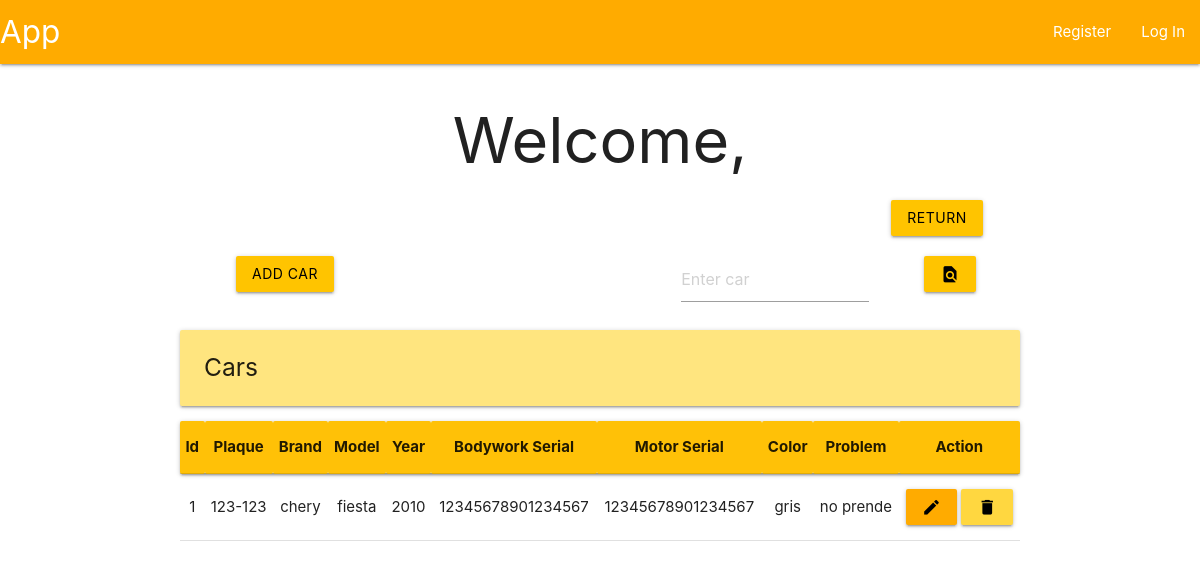
Page /clients/details (signed in) on the committed database.
### tables this page shows
CREATE TABLE cars (
    id INTEGER PRIMARY KEY AUTOINCREMENT,
    ownerId INTEGER NOT NULL,
    plaque TEXT NOT NULL,
    brand TEXT NOT NULL,
    model TEXT NOT NULL,
    year INTEGER NOT NULL,
    bodyWorkSerial TEXT NOT NULL,
    motorSerial TEXT NOT NULL,
    color TEXT NOT NULL,
    problem TEXT NOT NULL,

    FOREIGN KEY (ownerId) REFERENCES clients(id)
);

### app/clientView.py (the view, shortened to what this page needs)
@bp.route('/details', methods=('POST', 'GET'))
def clientDetail():
    db = get_db()
    clientId = session['client_id']
    flag = False
    if not flag:
        cars = db.execute("SELECT * FROM cars WHERE ownerId = ?", (clientId)).fetchall()
    return render_template('index/analist/clientDetail.html', cars=cars)

### app/auth.py (called while the page is built)
@bp.before_app_request
def load_logged_in_user():
    user_id = session.get('user_id')
    if user_id is None:
        g.user = None
    else:
        g.user = get_db().execute(
            "SELECT * FROM user WHERE id = ?",
            (user_id,)
        ).fetchone()

### app/db.py (called while the page is built)
def get_db():
    if 'db' not in g:
        g.db = sqlite3.connect(
            current_app.config['DATABASE'],
            detect_types = sqlite3.PARSE_DECLTYPES
        )
        g.db.row_factory = sqlite3.Row
    return g.db

### app/templates/index/analist/clientDetail.html
{% extends 'base.html' %}
{% block header %}
    <h1>{%block title %}Welcome, {{ g.user['username']}}{% endblock %}</h1>
{% endblock %}
{% block content %}
<div class="row">
    <form method="POST">
        <div class="col s1 offset-s10">
            <button class="btn amber accent-3 black-text" type="submit" name="return">Return</button>
        </div>
    </form>
</div>
<div class="row">
    <form method="POST">
        <div class="col s3">
            <button class="btn amber accent-3 black-text" name="add">Add car</button>
        </div>
    </form>
    <form method="POST">
      <div class="col s3 offset-s4">
        <input placeholder="Enter car" name="find">
      </div>
      <div class="col s2">
        <button class="btn amber accent-3 black-text" type="submit" value="Find logs">
            <i class="material-icons">find_in_page</i>
        </button>
      </div>
    </form>
</div>
<div class="left-align">
    <h5 class="card-panel amber accent-1">Cars</h5>
</div>
<table class="centered">
    <thead class="card-panel amber acent-1">
        <tr>
            <th>Id</th>
            <th>Plaque</th>
            <th>Brand</th>
            <th>Model</th>
            <th>Year</th>
            <th>Bodywork Serial</th>
            <th>Motor Serial</th>
            <th>Color</th>
            <th>Problem</th>
            <th>Action</th>
        </tr>
    </thead>
    <tbody>
        {% for car in cars %}
        <tr>
            <td>{{ car['id'] }}</td>
            <td>{{ car['plaque'] }}</td>
            <td>{{ car['brand'] }}</td>
            <td>{{ car['model'] }}</td>
            <td>{{ car['year'] }}</td>
            <td>{{ car['bodyWorkSerial'] }}</td>
            <td>{{ car['motorSerial'] }}</td>
            <td>{{ car['color'] }}</td>
            <td>{{ car['problem'] }}</td>
            <td>
                <form method = "POST">
                    <button class="btn amber accent-4 black-text" name="modify" value="{{ car['id'] }}">
                        <i class="material-icons">edit</i>
                    </button>
                    <button class="btn amber accent-2 black-text" name="delete" value="{{ car['id' ]}}">
                        <i class="material-icons">delete</i>
                    </button>
                </form>
            </td>
        </tr>
        {% endfor %}
    </tbody>
</table>
{% endblock %}

### rows in the picture
cars: id "1", plaque "123-123", brand "chery", model "fiesta", year "2010", bodyWorkSerial "12345678901234567", motorSerial "12345678901234567", color "gris", problem "no prende"
